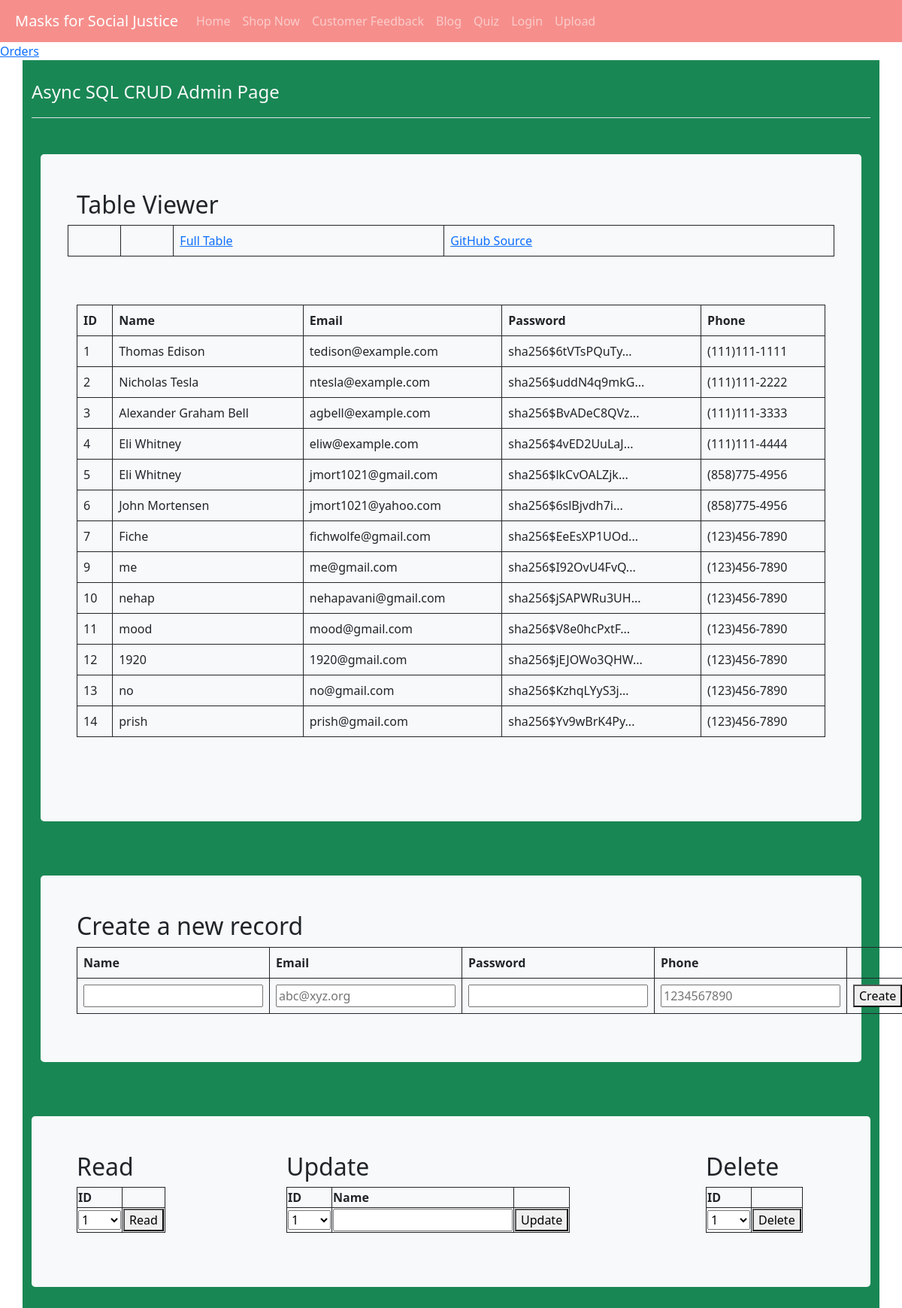
Screenshot of /crud_api/ with the database file from the repository.
### templates/cruddy/model.py (models this page shows, shortened)
class Users(UserMixin, db.Model):
    userID = db.Column(db.Integer, primary_key=True)
    name = db.Column(db.String(255), unique=False, nullable=False)
    email = db.Column(db.String(255), unique=True, nullable=False)
    password = db.Column(db.String(255), unique=False, nullable=False)
    phone = db.Column(db.String(255), unique=False, nullable=False)
    def read(self):
        return {
            "userID": self.userID,
            "name": self.name,
            "email": self.email,
            "password": self.password,
            "phone": self.phone,
            "query": "by_alc"  # This is for fun, a little watermark
        }

### templates/cruddy/app_crud_api.py (the view)
@app_crud_api.route('/')
def crud_api():
    return render_template("cruddy/templates/crud_async.html", table=users_all())

### templates/cruddy/query.py (called while the page is built)
def users_all():
    return users_all_alc()

def users_all_alc():
    table = Users.query.all()
    json_ready = [peep.read() for peep in table]
    return json_ready

### templates/cruddy/templates/crud_async.html (shortened to what this page needs)
<!DOCTYPE html>
{% extends "layouts/base.html" %}
{% block body %}
<a href={{ url_for('purchase_api.purchase_api') }}>Orders</a>
    <div class="container py-4 text-light bg-success">
        <header class="pb-3 mb-4 border-bottom">
            <div class="d-flex align-items-center text-light text-decoration-none">
                <span class="fs-4">Async SQL CRUD Admin Page</span>
            </div>
        </header>
        <div class="container py-4">
            <div class="p-5 mb-4 bg-light text-dark rounded-3">
                <h2>Table Viewer</h2>
                <div class="row align-items-md-stretch">
                    <table class="table">
                        <tbody>
                        <tr>
                            <td></td>
                            <td></td>
                            <td><a href={{url_for('crud_api.crud_api')}}>Full Table </a></td>
                            <td><a href="https://github.com/nighthawkcoders/nighthawk_csp/tree/master/crud">GitHub Source</a></td>
                        </tr>
                        </tbody>
                    </table>
                </div>
                <div class="row align-items-md-stretch">
                    <div class="container-fluid py-5">
                        <table class="table" id="users">
                            <thead>
                            <tr>
                                <th>ID</th>
                                <th>Name</th>
                                <th>Email</th>
                                <th>Password</th>
                                <th>Phone</th>
                            </tr>
                            </thead>
                            <tbody id="result">
                            {% for row in table %}
                                {% set pn = "" ~ row['phone'] %}
                                {% set pnf = "(" ~ pn[0:3] ~ ")" ~ pn[3:6] ~ "-" ~ pn[6:10] %}
                                <tr>
                                    <td>{{ row['userID'] }}</td>
                                    <td>{{ row['name'] }}</td>
                                    <td>{{ row['email'] }}</td>
                                    <td>{{ row['password'] | truncate(20) }}</td>
                                    <td>{{ pnf }}</td>
                                </tr>
                            {% endfor %}
                            </tbody>
                        </table>
                    </div>
                </div>
            </div>
        </div>
        <div class="container py-4">
            <div class="p-5 mb-4 bg-light text-dark rounded-3">
                <h2>Create a new record</h2>
                <table class="table">
                    <thead>
                    <tr>
                        <th><label for="name">Name</label></th>
                        <th><label for="email">Email</label></th>
                        <th><label for="password">Password</label></th>
                        <th><label for="phone">Phone</label></th>
                    </tr>
                    </thead>
                    <tbody>
                    <tr>
                        <td><input type="text" name="name" id="name" required></td>
                        <td><input type="email" name="email" id="email" placeholder="abc@xyz.org" required></td>
                        <td><input type="password" name="password" id="password" required></td>
                        <td><input type="tel" name="phone" id="phone" pattern="[0-9]{10}" placeholder="1234567890" required></td>
                        <td ><button onclick="create_User()">Create</button></td>
                    </tr>
                    </tbody>
                </table>
            </div>
        </div>
        <div class="container py-4">
            <div class="row mb-4 bg-light text-dark rounded-3">
                <div class="col-md-3">
                    <div class="p-5 mb-4 bg-light text-dark rounded-3">
                        <h2>Read</h2>
                        <table id="read_table">
                            <tr><th><label for="read_userid">ID</label></th></tr>
                            <tr>
                                <td>
                                    <select name="userid" id="read_userid">
                                        <optgroup id="ogr_userid" label="userid" >
                                            {% for row in table %}
                                                <option id="option" label="{{ row['userID'] }}">{{ row['userID'] }}</option>
                                            {% endfor %}
                                        </optgroup>
                                    </select>
                                </td>
                                <td>
                                    <button onclick="read_User()">Read</button>
                                </td>
                            </tr>
                        </table>
                    </div>
                </div>
                <div class="col-md-6">
                    <div class="p-5 mb-4 bg-light text-dark rounded-3">
                        <h2>Update</h2>
                        <table id="update_table">
                            <tr>
                                <th><label for="update_userid">ID</label></th>
                                <th><label for="update_name">Name</label></th>
                            </tr>
                            <tr>
                                <td>
                                    <select name="userid" id="update_userid">
                                        <optgroup id="ogu_userid" label="userid" >
                                            {% for row in table %}
                                                <option label="{{ row['userID'] }}">{{ row['userID'] }}</option>
                                            {% endfor %}
                                        </optgroup>
                                    </select>
                                </td>
                                <td><input type="text" name="name" id="update_name" required></td>
                                <td> <button onclick="update_User()">Update</button>
                                </td>
                            </tr>
                        </table>
                    </div>
                </div>
                <div class="col-md-3">
                    <div class="p-5 mb-4 bg-light text-dark rounded-3">
                        <h2>Delete</h2>
                        <table id="read_table">
                            <tr><th><label for="delete_userid">ID</label></th></tr>
                            <tr>
                                <td>
                                    <select name="userid" id="delete_userid">
                                        <optgroup id="ogd_userid" label="userid">
                                            {% for row in table %}
                                                <option label="{{ row['userID'] }}">{{ row['userID'] }}</option>
                                            {% endfor %}
                                        </optgroup>
                                    </select>
                                </td>
                                <td><button onclick="delete_User()">Delete</button></td>
                            </tr>
                        </table>
                    </div>
                </div>
            </div>
        </div>
    </div>
{% endblock %}

### templates/cruddy/templates/crud_async.html (style rules this page uses)
table, th, td, tr { border: 1px solid; }

### rows the page displays
Users: userID "1", name "Thomas Edison", email "tedison@example.com", password "sha256$6tVTsPQuTy...", pnf "(111)111-1111"
Users: userID "2", name "Nicholas Tesla", email "ntesla@example.com", password "sha256$uddN4q9mkG...", pnf "(111)111-2222"
Users: userID "3", name "Alexander Graham Bell", email "agbell@example.com", password "sha256$BvADeC8QVz...", pnf "(111)111-3333"
Users: userID "4", name "Eli Whitney", email "eliw@example.com", password "sha256$4vED2UuLaJ...", pnf "(111)111-4444"
Users: userID "5", name "Eli Whitney", email "jmort1021@gmail.com", password "sha256$lkCvOALZjk...", pnf "(858)775-4956"
Users: userID "6", name "John Mortensen", email "jmort1021@yahoo.com", password "sha256$6slBjvdh7i...", pnf "(858)775-4956"
Users: userID "7", name "Fiche", email "fichwolfe@gmail.com", password "sha256$EeEsXP1UOd...", pnf "(123)456-7890"
Users: userID "9", name "me", email "me@gmail.com", password "sha256$I92OvU4FvQ...", pnf "(123)456-7890"
Users: userID "10", name "nehap", email "nehapavani@gmail.com", password "sha256$jSAPWRu3UH...", pnf "(123)456-7890"
Users: userID "11", name "mood", email "mood@gmail.com", password "sha256$V8e0hcPxtF...", pnf "(123)456-7890"
Users: userID "12", name "1920", email "1920@gmail.com", password "sha256$jEJOWo3QHW...", pnf "(123)456-7890"
Users: userID "13", name "no", email "no@gmail.com", password "sha256$KzhqLYyS3j...", pnf "(123)456-7890"
Users: userID "14", name "prish", email "prish@gmail.com", password "sha256$Yv9wBrK4Py...", pnf "(123)456-7890"

### other values shown
form field userid "1"
